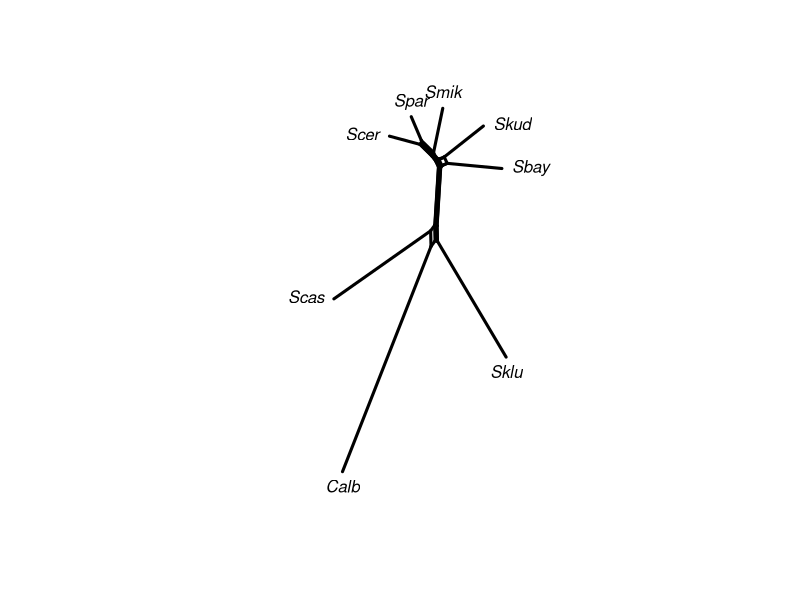

Generate this figure with R:
library(phangorn)


### Name: neighborNet
### Title: Computes a neighborNet from a distance matrix
### Aliases: neighborNet
### Keywords: hplot

### ** Examples


data(yeast)
dm <- dist.ml(yeast)
nnet <- neighborNet(dm)
plot(nnet, "2D")
